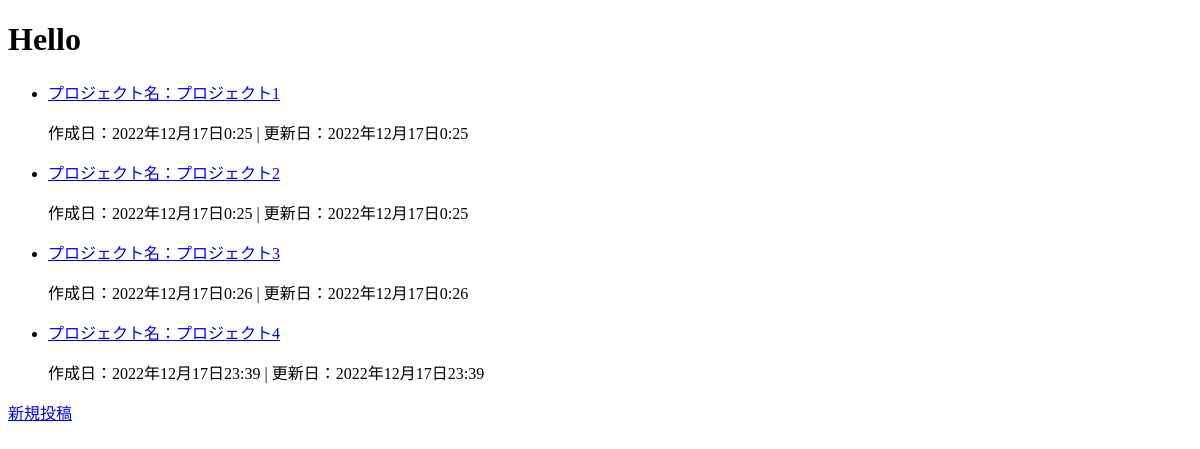
The app's page /, older data.
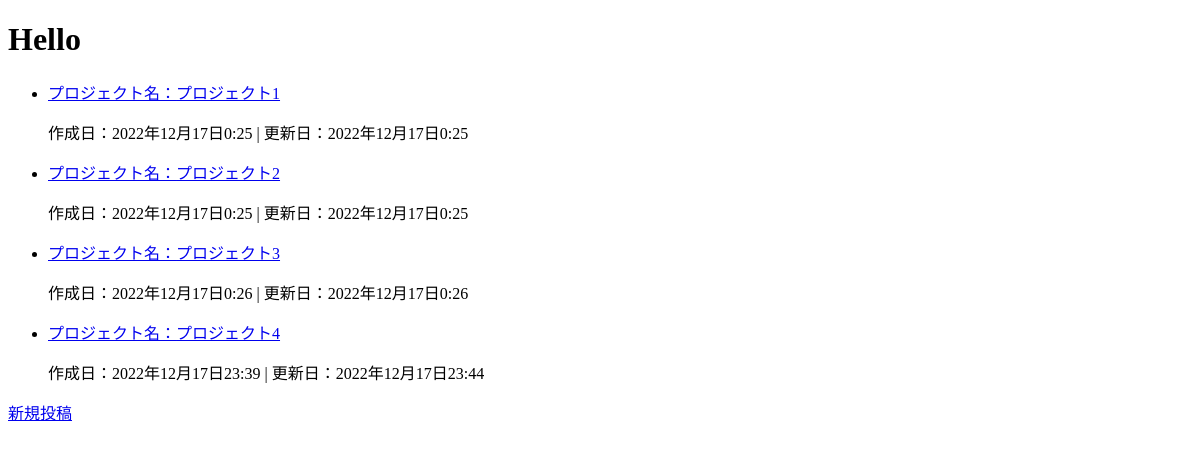
The same page, newer data.
### app/models.py (models this page shows, shortened)
class Post(models.Model):
  project = models.CharField(max_length=255, blank=False, null=False, unique=True)
  description = models.TextField(blank=True, null=False)
  team = models.CharField(max_length=255, blank=False, null=False)
  url = models.URLField(max_length=200)
  pm = models.CharField(max_length=255, blank=False, null=False)
  second_menber = models.CharField(max_length=255, blank=False, null=False)
  third_menber = models.CharField(max_length=255, blank=False, null=False)
  created_at = models.DateTimeField(auto_now_add=True, editable=False, blank=False, null=False)
  updated_at = models.DateTimeField(auto_now=True, editable=False, blank=False, null=False)

### app/views.py (the view)
# urls.py: path('', views.Top.as_view(), name='top'),
class Top(ListView):
  model = Post

### app/templates/app/post_list.html (shortened to what this page needs)
<!DOCTYPE html>
<html lang="ja">
<head>
</head>
<body>
  <h1>Hello</h1>
  {% for item in object_list %}
    <ul>
      <li>
        <a href="{% url 'detail' item.pk %}">プロジェクト名：{{ item.project }}</a>
        <p>作成日：{{ item.created_at }} | 更新日：{{ item.updated_at }}</p>
      </li>
    </ul>
  {% endfor %}
  <p><a href="{% url 'create' %}">新規投稿</a></p>
</body>
</html>

Row changes from the older to the newer data that the page shows:
changed Post "プロジェクト4": updated_at "2022年12月17日23:39" → "2022年12月17日23:44"
